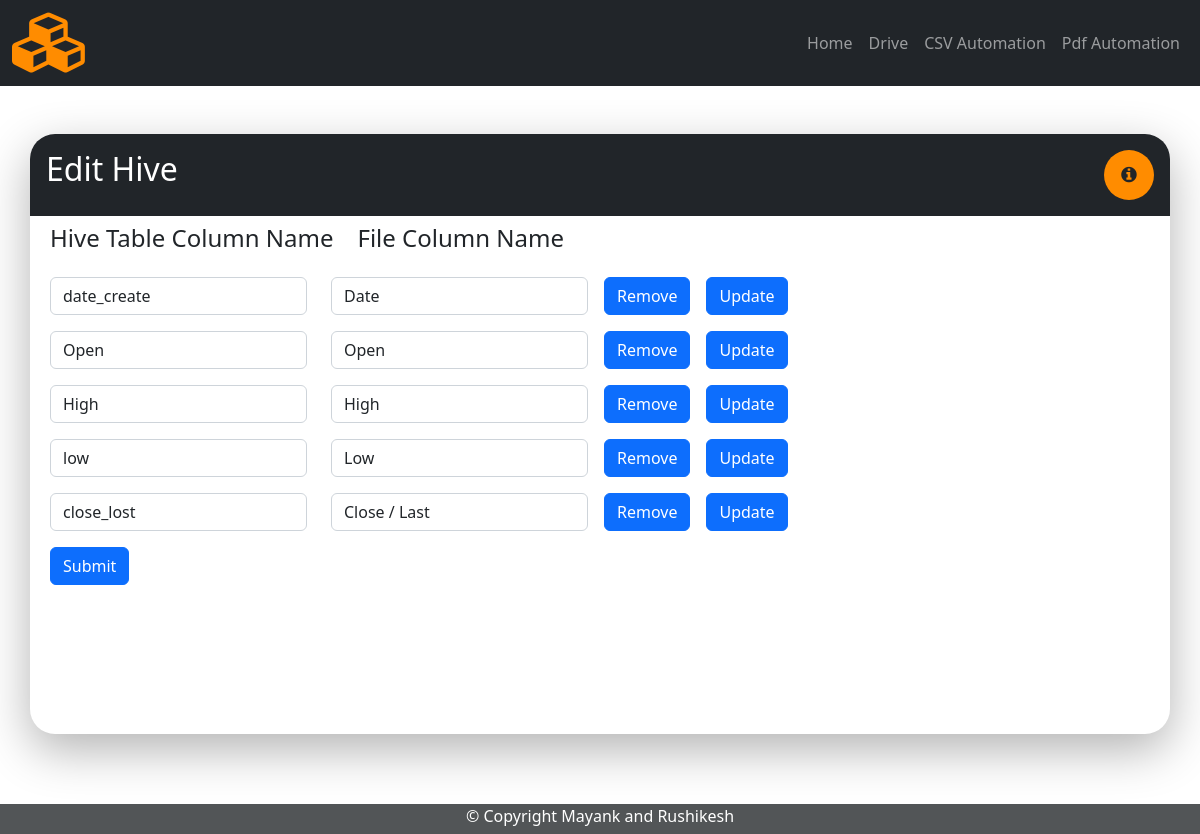
Page /hive_edit/8/ on the committed database.
### tool/models.py (models this page shows)
class HiveTableDetails(models.Model):
    id = models.AutoField(primary_key=True)
    file_id = models.IntegerField(default=None)
    array_id = models.IntegerField(default=0)
    column_name = models.CharField(max_length=30)
    file_column_name = models.CharField(max_length=30)

### tool/views.py (the view)
# urls.py: path('hive_edit/<int:id>/',views.hive_edit,name='hive_edit'),
def hive_edit(request,id):
    if is_ajax(request=request):
        action = request.GET.get('action')
        if action == "update_column":
            column_id = int(request.GET.get('column_id'))
            HiveTableDetails.objects.filter(id=column_id).update(column_name = request.GET.get('new_name'))
            data = list(HiveTableDetails.objects.filter(file_id=int(request.GET.get('id'))).values())
            return JsonResponse(data,safe=False)
        elif action == "remove_column":
            column_id = int(request.GET.get('column_id'))
            HiveTableDetails.objects.filter(id=column_id).delete()
            data = list(HiveTableDetails.objects.filter(file_id=int(request.GET.get('id'))).values())
            return JsonResponse(data,safe=False)
        elif action == "hive_csv":
            hive_csv(int(request.GET.get('id')))
            data = ["success"]
            return JsonResponse(data,safe=False)
        elif action == "hive_pdf":
            hive_pdf(int(request.GET.get('id')))
            data = ["success"]
            return JsonResponse(data,safe=False)
    else:
        pipline_details = PiplineDetails.objects.filter(id=id).values()
        for pipline_detail in pipline_details:
            file_type =  pipline_detail["file_type"]
        if file_type == "CSV":
            hive_type = "hive_csv"
        else:
            hive_type = "hive_pdf"
        hive_column_details = HiveTableDetails.objects.filter(file_id=id).values()
        context = {
            'hive_column_details': hive_column_details,
            'id':id,
            'hive_type':hive_type,
        }
        return render(request,'common/hive_edit.html',context)

### tool/views.py (called while the page is built)
def is_ajax(request):
    return request.META.get('HTTP_X_REQUESTED_WITH') == 'XMLHttpRequest'

### templates/common/hive_edit.html (shortened to what this page needs)
{% extends 'base.html' %}
{% block content %}
<div class="container shadow-container min-height-con mt-5 overflow-hidden round-edge">
	<div class="row bg-dark text-white">
		<div class="col-sm-7 p-3">
			<h2>Edit Hive</h2>
		</div>
		<div class="col-sm-5 p-3">
            <div class="float-end">
                <button type="button" class="btn icon-color btn-circle btn-lg btn-outline-light" data-bs-toggle="tooltip" data-bs-placement="bottom" title="Shell script and spark submit is going to create"><i class="fa fa-info-circle" aria-hidden="true"></i></button>
            </div>
        </div>
	</div>
	<div class="p-2">
		<div class="mb-3">
			<div class="row g-3 align-items-center">
				<div class="col-auto me-2">
					<h4>Hive Table Column Name</h4>
				</div>
				<div class="col-auto">
					<h4>File Column Name</h4>
				</div>
			</div>
		</div>
		<div id="columns">
			{% for column in hive_column_details %}
				<div class="mb-3">
					<div class="row g-3 align-items-center">
						<div class="col-auto me-2">
							<input type="hiveColumnName" class="form-control" name="hiveColumnName{{column.id}}" value="{{column.column_name}}">
						</div>
						<div class="col-auto">
							<input type="csvColumnName" class="form-control" name="csvColumnName" value="{{column.file_column_name}}" readonly>
						</div>
						<div class="col-auto"><button type="remove" class="btn btn-primary remove_column" value={{column.id}}>Remove</button></div>
						<div class="col-auto"><button type="update" class="btn btn-primary update_column" value={{column.id}}>Update</button></div>
					</div>
				</div>
			{% endfor %}
		</div>
		<button type="submit" class="btn btn-primary submit_hive_pipline">Submit</button>
	</div>
</div>
<div class="min-height-bottom">
</div>
{% endblock %}

### static/styles/base.css (style rules this page uses)
.btn-circle { width: 30px; height: 30px; text-align: center; padding: 6px 0; font-size: 12px; line-height: 1.428571429; border-radius: 15px; }
.btn-circle.btn-lg { width: 50px; height: 50px; padding: 10px 16px; font-size: 18px; line-height: 1.33; border-radius: 25px; border:none; }
.icon-color { background: #FF8C00; color: rgba(var(--bs-dark-rgb),var(--bs-bg-opacity))!important; }
.round-edge { border-radius: 25px; }
.shadow-container { box-shadow: 0 1rem 3rem rgba(0,0,0,.300)!important; }
.min-height-con { min-height: 600px; }
.min-height-bottom { min-height: 100px; }

### rows in the picture
HiveTableDetails: column_name "date_create", csvColumnName "Date", {{ column.id }} 19 (drawn)
HiveTableDetails: column_name "Open", csvColumnName "Open", {{ column.id }} 20 (drawn)
HiveTableDetails: column_name "High", csvColumnName "High", {{ column.id }} 21 (drawn)
HiveTableDetails: column_name "low", csvColumnName "Low", {{ column.id }} 22 (drawn)
HiveTableDetails: column_name "close_lost", csvColumnName "Close / Last", {{ column.id }} 23 (drawn)
